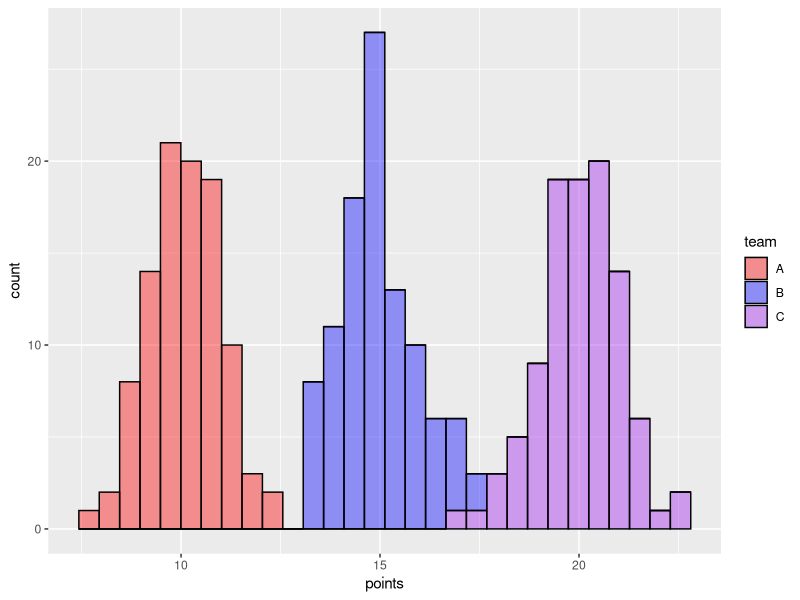
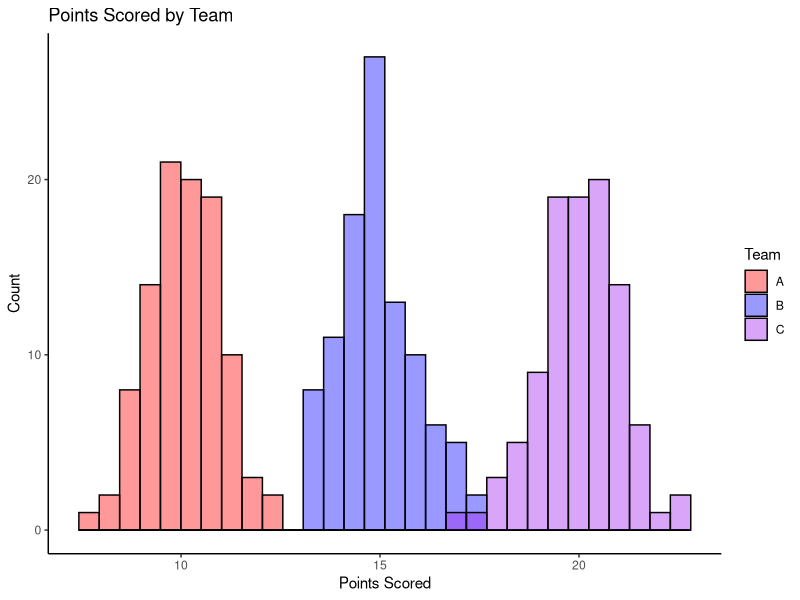

Generate these figures, in order, with R:
# Example: Create Histogram by Group in ggplot2
# make this example reproducible
set.seed(1)

# create data frame
df <- data.frame(team=rep(c("A", "B","C"), each=100),
                 points=c(rnorm(100, mean=10),
                          rnorm(100, mean=15),
                          rnorm(100, mean=20)))

# view head of data frame
head(df)

library(ggplot2)

# create histogram by team
ggplot(df, aes(x=points, fill=team)) + 
  geom_histogram(color="black", alpha=0.4, poistion="identity") + 
  scale_fill_manual(values=c("red", "blue", "purple"))

library("ggplot2")

# create histogram by team
ggplot(df, aes(x=points, fill=team)) + 
  geom_histogram(color="black", alpha=0.4, position = "identity") + 
  scale_fill_manual(values=c("red", "blue", "purple")) + 
  labs(fill="Team", x="Points Scored", y="Count", title = "Points Scored by Team") + 
  theme_classic()
